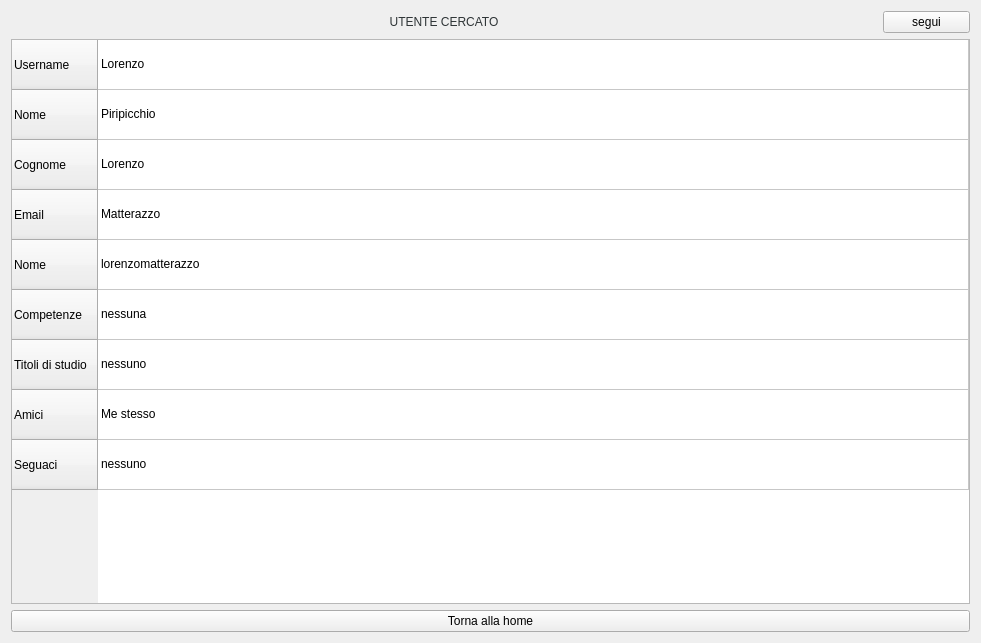
<?xml version="1.0" encoding="UTF-8"?>
<ui version="4.0">
 <class>Form</class>
 <widget class="QWidget" name="Form">
  <property name="geometry">
   <rect>
    <x>0</x>
    <y>0</y>
    <width>981</width>
    <height>643</height>
   </rect>
  </property>
  <property name="windowTitle">
   <string>Form</string>
  </property>
  <layout class="QVBoxLayout" name="verticalLayout_2">
   <item>
    <layout class="QVBoxLayout" name="verticalLayout" stretch="0,0,0">
     <item>
      <layout class="QHBoxLayout" name="horizontalLayout" stretch="10,1">
       <item>
        <widget class="QLabel" name="label">
         <property name="styleSheet">
          <string notr="true">font: 75 20pt &quot;Ubuntu Condensed&quot;;
color: rgb(46, 52, 54);</string>
         </property>
         <property name="text">
          <string>UTENTE CERCATO</string>
         </property>
         <property name="alignment">
          <set>Qt::AlignCenter</set>
         </property>
        </widget>
       </item>
       <item>
        <widget class="QPushButton" name="pushButton">
         <property name="text">
          <string>segui</string>
         </property>
        </widget>
       </item>
      </layout>
     </item>
     <item>
      <widget class="QTableWidget" name="tableWidget">
       <property name="editTriggers">
        <set>QAbstractItemView::NoEditTriggers</set>
       </property>
       <attribute name="horizontalHeaderVisible">
        <bool>false</bool>
       </attribute>
       <attribute name="horizontalHeaderCascadingSectionResizes">
        <bool>false</bool>
       </attribute>
       <attribute name="horizontalHeaderDefaultSectionSize">
        <number>300</number>
       </attribute>
       <attribute name="horizontalHeaderHighlightSections">
        <bool>true</bool>
       </attribute>
       <attribute name="horizontalHeaderMinimumSectionSize">
        <number>100</number>
       </attribute>
       <attribute name="horizontalHeaderShowSortIndicator" stdset="0">
        <bool>false</bool>
       </attribute>
       <attribute name="horizontalHeaderStretchLastSection">
        <bool>true</bool>
       </attribute>
       <attribute name="verticalHeaderCascadingSectionResizes">
        <bool>false</bool>
       </attribute>
       <attribute name="verticalHeaderDefaultSectionSize">
        <number>50</number>
       </attribute>
       <attribute name="verticalHeaderShowSortIndicator" stdset="0">
        <bool>true</bool>
       </attribute>
       <attribute name="verticalHeaderStretchLastSection">
        <bool>false</bool>
       </attribute>
       <row>
        <property name="text">
         <string>Username</string>
        </property>
       </row>
       <row>
        <property name="text">
         <string>Nome</string>
        </property>
       </row>
       <row>
        <property name="text">
         <string>Cognome</string>
        </property>
       </row>
       <row>
        <property name="text">
         <string>Email</string>
        </property>
       </row>
       <row>
        <property name="text">
         <string>Nome</string>
        </property>
       </row>
       <row>
        <property name="text">
         <string>Competenze</string>
        </property>
       </row>
       <row>
        <property name="text">
         <string>Titoli di studio</string>
        </property>
       </row>
       <row>
        <property name="text">
         <string>Amici</string>
        </property>
       </row>
       <row>
        <property name="text">
         <string>Seguaci</string>
        </property>
       </row>
       <column>
        <property name="text">
         <string/>
        </property>
       </column>
       <item row="0" column="0">
        <property name="text">
         <string>Lorenzo</string>
        </property>
       </item>
       <item row="1" column="0">
        <property name="text">
         <string>Piripicchio</string>
        </property>
       </item>
       <item row="2" column="0">
        <property name="text">
         <string>Lorenzo</string>
        </property>
       </item>
       <item row="3" column="0">
        <property name="text">
         <string>Matterazzo</string>
        </property>
       </item>
       <item row="4" column="0">
        <property name="text">
         <string>lorenzomatterazzo</string>
        </property>
       </item>
       <item row="5" column="0">
        <property name="text">
         <string>nessuna</string>
        </property>
       </item>
       <item row="6" column="0">
        <property name="text">
         <string>nessuno</string>
        </property>
       </item>
       <item row="7" column="0">
        <property name="text">
         <string>Me stesso</string>
        </property>
       </item>
       <item row="8" column="0">
        <property name="text">
         <string>nessuno</string>
        </property>
       </item>
      </widget>
     </item>
     <item>
      <widget class="QPushButton" name="pushButton_2">
       <property name="text">
        <string>Torna alla home</string>
       </property>
      </widget>
     </item>
    </layout>
   </item>
  </layout>
 </widget>
 <resources/>
 <connections/>
</ui>
